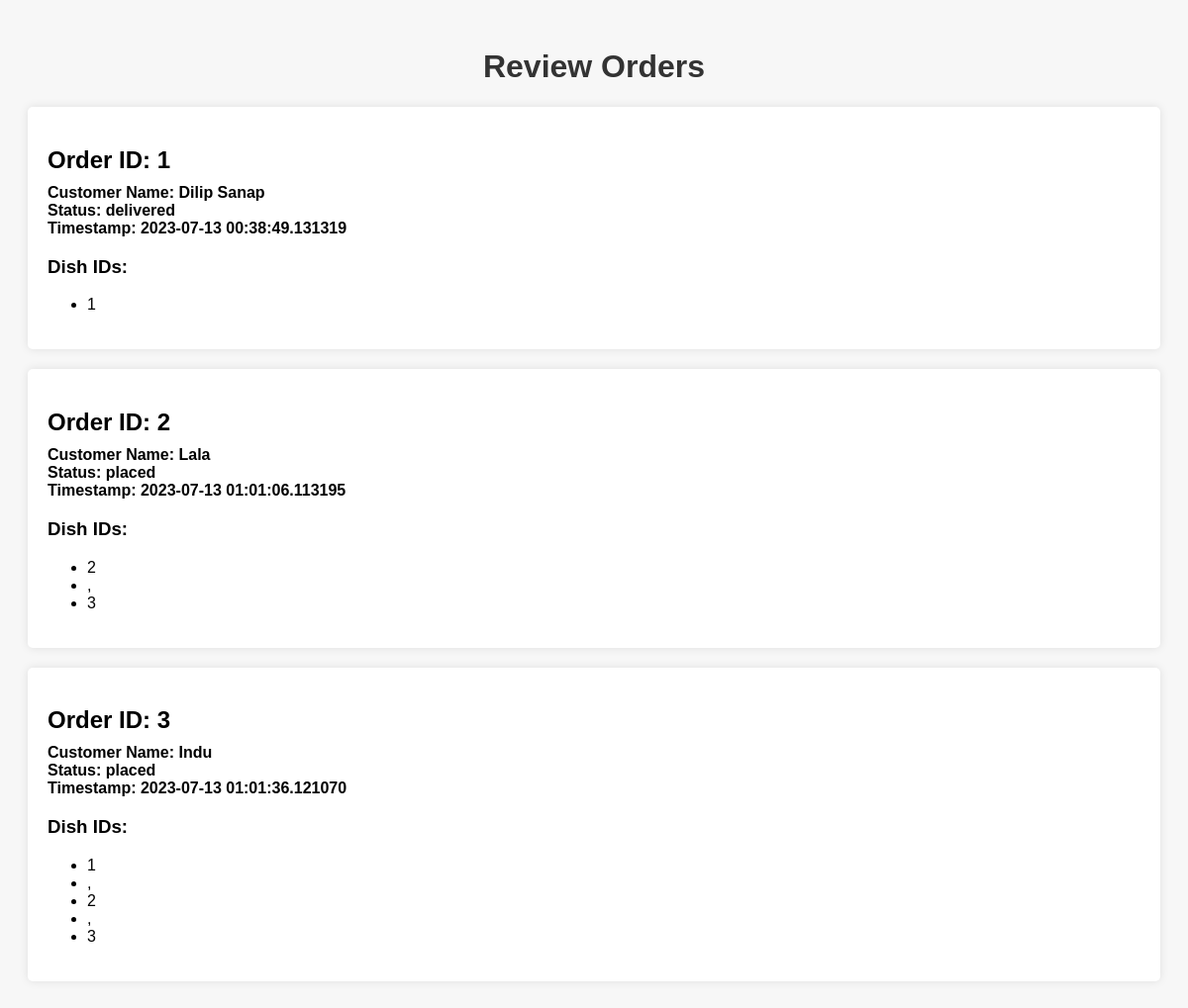
/orders/review, run on the app's committed database.
### app.py (models this page shows)
class Order(db.Model):
    id = db.Column(db.Integer, primary_key=True)
    customer_name = db.Column(db.String(100), nullable=False)
    dish_ids = db.Column(db.String(200), nullable=False)
    status = db.Column(db.String(50), nullable=False)
    timestamp = db.Column(db.DateTime, nullable=False, default=datetime.now)

### app.py (the view)
@app.route('/orders/review')
def review_orders_data():
    orders = Order.query.all()
    return render_template('review_orders.html', orders=orders)

### templates/review_orders.html (shortened to what this page needs)
<!DOCTYPE html>
<html lang="en">
<head>
</head>
<body>
    <h1>Review Orders</h1>
    {% if orders %}
    {% for order in orders %}
    <div class="order-card">
        <h2>Order ID: {{ order['id'] }}</h2>
        <p>Customer Name: {{ order['customer_name'] }}</p>
        <p>Status: {{ order['status'] }}</p>
        <p>Timestamp: {{ order['timestamp'] }}</p>
        <div class="order-details">
            <h3>Dish IDs:</h3>
            <ul>
                {% for dish_id in order['dish_ids'] %}
                <li>{{ dish_id }}</li>
                {% endfor %}
            </ul>
        </div>
    </div>
    {% endfor %}
    {% else %}
    <p>No orders found.</p>
    {% endif %}
</body>
</html>

### templates/review_orders.html (style rules this page uses)
body { font-family: Arial, sans-serif; background-color: #f7f7f7; padding: 20px; }
h1 { text-align: center; color: #333; }
.order-card { background-color: #fff; padding: 20px; margin-bottom: 20px; border-radius: 5px; box-shadow: 0 0 10px rgba(0, 0, 0, 0.1); }
.order-card h2 { margin-bottom: 10px; }
.order-card p { margin: 0; font-weight: bold; }
.order-card .order-details { margin-top: 10px; }

### data on the page
Order: id "1", customer_name "Dilip Sanap", status "delivered", timestamp "2023-07-13 00:38:49.131319", dish_id "1"
Order: id "2", customer_name "Lala", status "placed", timestamp "2023-07-13 01:01:06.113195", dish_id "2" "," "3"
Order: id "3", customer_name "Indu", status "placed", timestamp "2023-07-13 01:01:36.121070", dish_id "1" "," "2" "," "3"
